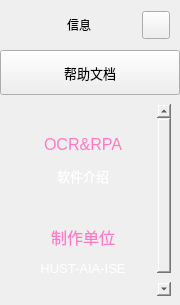
        <widget class="QFrame" name="extraLeftBox">
         <property name="minimumSize">
          <size>
           <width>0</width>
           <height>0</height>
          </size>
         </property>
         <property name="maximumSize">
          <size>
           <width>0</width>
           <height>16777215</height>
          </size>
         </property>
         <property name="frameShape">
          <enum>QFrame::NoFrame</enum>
         </property>
         <property name="frameShadow">
          <enum>QFrame::Raised</enum>
         </property>
         <layout class="QVBoxLayout" name="extraColumLayout">
          <property name="spacing">
           <number>0</number>
          </property>
          <property name="leftMargin">
           <number>0</number>
          </property>
          <property name="topMargin">
           <number>0</number>
          </property>
          <property name="rightMargin">
           <number>0</number>
          </property>
          <property name="bottomMargin">
           <number>0</number>
          </property>
          <item>
           <widget class="QFrame" name="extraTopBg">
            <property name="minimumSize">
             <size>
              <width>0</width>
              <height>50</height>
             </size>
            </property>
            <property name="maximumSize">
             <size>
              <width>16777215</width>
              <height>50</height>
             </size>
            </property>
            <property name="frameShape">
             <enum>QFrame::NoFrame</enum>
            </property>
            <property name="frameShadow">
             <enum>QFrame::Raised</enum>
            </property>
            <layout class="QVBoxLayout" name="verticalLayout_5">
             <property name="spacing">
              <number>0</number>
             </property>
             <property name="leftMargin">
              <number>0</number>
             </property>
             <property name="topMargin">
              <number>0</number>
             </property>
             <property name="rightMargin">
              <number>0</number>
             </property>
             <property name="bottomMargin">
              <number>0</number>
             </property>
             <item>
              <layout class="QGridLayout" name="extraTopLayout" columnstretch="0,0,0">
               <property name="leftMargin">
                <number>18</number>
               </property>
               <property name="rightMargin">
                <number>10</number>
               </property>
               <property name="horizontalSpacing">
                <number>25</number>
               </property>
               <property name="verticalSpacing">
                <number>0</number>
               </property>
               <item row="0" column="2">
                <widget class="QPushButton" name="extraCloseColumnBtn">
                 <property name="minimumSize">
                  <size>
                   <width>28</width>
                   <height>28</height>
                  </size>
                 </property>
                 <property name="maximumSize">
                  <size>
                   <width>28</width>
                   <height>28</height>
                  </size>
                 </property>
                 <property name="cursor">
                  <cursorShape>PointingHandCursor</cursorShape>
                 </property>
                 <property name="toolTip">
                  <string>Close left box</string>
                 </property>
                 <property name="text">
                  <string/>
                 </property>
                 <property name="icon">
                  <iconset resource="../resources.qrc">
                   <normaloff>:/icons/images/icons/icon_close.png</normaloff>:/icons/images/icons/icon_close.png</iconset>
                 </property>
                 <property name="iconSize">
                  <size>
                   <width>20</width>
                   <height>20</height>
                  </size>
                 </property>
                </widget>
               </item>
               <item row="0" column="0">
                <widget class="QFrame" name="extraIcon">
                 <property name="minimumSize">
                  <size>
                   <width>24</width>
                   <height>0</height>
                  </size>
                 </property>
                 <property name="maximumSize">
                  <size>
                   <width>24</width>
                   <height>24</height>
                  </size>
                 </property>
                 <property name="frameShape">
                  <enum>QFrame::NoFrame</enum>
                 </property>
                 <property name="frameShadow">
                  <enum>QFrame::Raised</enum>
                 </property>
                </widget>
               </item>
               <item row="0" column="1">
                <widget class="QLabel" name="extraLabel">
                 <property name="minimumSize">
                  <size>
                   <width>50</width>
                   <height>0</height>
                  </size>
                 </property>
                 <property name="text">
                  <string>信息</string>
                 </property>
                 <property name="alignment">
                  <set>Qt::AlignLeading|Qt::AlignLeft|Qt::AlignVCenter</set>
                 </property>
                </widget>
               </item>
              </layout>
             </item>
            </layout>
           </widget>
          </item>
          <item>
           <widget class="QFrame" name="extraContent">
            <property name="frameShape">
             <enum>QFrame::NoFrame</enum>
            </property>
            <property name="frameShadow">
             <enum>QFrame::Raised</enum>
            </property>
            <layout class="QVBoxLayout" name="verticalLayout_12">
             <property name="spacing">
              <number>0</number>
             </property>
             <property name="leftMargin">
              <number>0</number>
             </property>
             <property name="topMargin">
              <number>0</number>
             </property>
             <property name="rightMargin">
              <number>0</number>
             </property>
             <property name="bottomMargin">
              <number>0</number>
             </property>
             <item alignment="Qt::AlignTop">
              <widget class="QFrame" name="extraTopMenu">
               <property name="frameShape">
                <enum>QFrame::NoFrame</enum>
               </property>
               <property name="frameShadow">
                <enum>QFrame::Raised</enum>
               </property>
               <layout class="QVBoxLayout" name="verticalLayout_11">
                <property name="spacing">
                 <number>0</number>
                </property>
                <property name="leftMargin">
                 <number>0</number>
                </property>
                <property name="topMargin">
                 <number>0</number>
                </property>
                <property name="rightMargin">
                 <number>0</number>
                </property>
                <property name="bottomMargin">
                 <number>0</number>
                </property>
                <item>
                 <widget class="QPushButton" name="btn_help">
                  <property name="sizePolicy">
                   <sizepolicy hsizetype="Expanding" vsizetype="Fixed">
                    <horstretch>0</horstretch>
                    <verstretch>0</verstretch>
                   </sizepolicy>
                  </property>
                  <property name="minimumSize">
                   <size>
                    <width>0</width>
                    <height>45</height>
                   </size>
                  </property>
                  <property name="font">
                   <font>
                    <family>HarmonyOS Sans SC</family>
                    <pointsize>10</pointsize>
                    <weight>50</weight>
                    <italic>false</italic>
                    <bold>false</bold>
                   </font>
                  </property>
                  <property name="cursor">
                   <cursorShape>PointingHandCursor</cursorShape>
                  </property>
                  <property name="layoutDirection">
                   <enum>Qt::LeftToRight</enum>
                  </property>
                  <property name="styleSheet">
                   <string notr="true">background-image: url(:/icons/images/icons/cil-description.png);</string>
                  </property>
                  <property name="text">
                   <string>帮助文档</string>
                  </property>
                 </widget>
                </item>
               </layout>
              </widget>
             </item>
             <item>
              <widget class="QFrame" name="extraCenter">
               <property name="frameShape">
                <enum>QFrame::NoFrame</enum>
               </property>
               <property name="frameShadow">
                <enum>QFrame::Raised</enum>
               </property>
               <layout class="QVBoxLayout" name="verticalLayout_10">
                <item>
                 <widget class="QTextEdit" name="textEdit">
                  <property name="minimumSize">
                   <size>
                    <width>0</width>
                    <height>0</height>
                   </size>
                  </property>
                  <property name="styleSheet">
                   <string notr="true">background: transparent;</string>
                  </property>
                  <property name="frameShape">
                   <enum>QFrame::NoFrame</enum>
                  </property>
                  <property name="readOnly">
                   <bool>true</bool>
                  </property>
                  <property name="html">
                   <string>&lt;!DOCTYPE HTML PUBLIC &quot;-//W3C//DTD HTML 4.0//EN&quot; &quot;http://www.w3.org/TR/REC-html40/strict.dtd&quot;&gt;
&lt;html&gt;&lt;head&gt;&lt;meta name=&quot;qrichtext&quot; content=&quot;1&quot; /&gt;&lt;style type=&quot;text/css&quot;&gt;
p, li { white-space: pre-wrap; }
&lt;/style&gt;&lt;/head&gt;&lt;body style=&quot; font-family:'HarmonyOS Sans SC'; font-size:10pt; font-weight:400; font-style:normal;&quot;&gt;
&lt;p align=&quot;center&quot; style=&quot;-qt-paragraph-type:empty; margin-top:12px; margin-bottom:12px; margin-left:0px; margin-right:0px; -qt-block-indent:0; text-indent:0px;&quot;&gt;&lt;br /&gt;&lt;/p&gt;
&lt;p align=&quot;center&quot; style=&quot; margin-top:12px; margin-bottom:12px; margin-left:0px; margin-right:0px; -qt-block-indent:0; text-indent:0px;&quot;&gt;&lt;span style=&quot; font-size:12pt; color:#ff79c6;&quot;&gt;OCR&amp;amp;RPA&lt;/span&gt;&lt;/p&gt;
&lt;p align=&quot;center&quot; style=&quot; margin-top:12px; margin-bottom:12px; margin-left:0px; margin-right:0px; -qt-block-indent:0; text-indent:0px;&quot;&gt;&lt;span style=&quot; color:#ffffff;&quot;&gt;软件介绍&lt;/span&gt;&lt;/p&gt;
&lt;p align=&quot;center&quot; style=&quot;-qt-paragraph-type:empty; margin-top:12px; margin-bottom:12px; margin-left:0px; margin-right:0px; -qt-block-indent:0; text-indent:0px; color:#ffffff;&quot;&gt;&lt;br /&gt;&lt;/p&gt;
&lt;p align=&quot;center&quot; style=&quot; margin-top:12px; margin-bottom:12px; margin-left:0px; margin-right:0px; -qt-block-indent:0; text-indent:0px;&quot;&gt;&lt;span style=&quot; font-size:12pt; color:#ff79c6;&quot;&gt;制作单位&lt;/span&gt;&lt;/p&gt;
&lt;p align=&quot;center&quot; style=&quot; margin-top:12px; margin-bottom:12px; margin-left:0px; margin-right:0px; -qt-block-indent:0; text-indent:0px;&quot;&gt;&lt;span style=&quot; color:#ffffff;&quot;&gt;HUST-AIA-ISE&lt;/span&gt;&lt;/p&gt;
&lt;p align=&quot;center&quot; style=&quot;-qt-paragraph-type:empty; margin-top:12px; margin-bottom:12px; margin-left:0px; margin-right:0px; -qt-block-indent:0; text-indent:0px;&quot;&gt;&lt;br /&gt;&lt;/p&gt;&lt;/body&gt;&lt;/html&gt;</string>
                  </property>
                 </widget>
                </item>
               </layout>
              </widget>
             </item>
             <item>
              <widget class="QFrame" name="extraBottom">
               <property name="frameShape">
                <enum>QFrame::NoFrame</enum>
               </property>
               <property name="frameShadow">
                <enum>QFrame::Raised</enum>
               </property>
              </widget>
             </item>
            </layout>
           </widget>
          </item>
         </layout>
        </widget>
